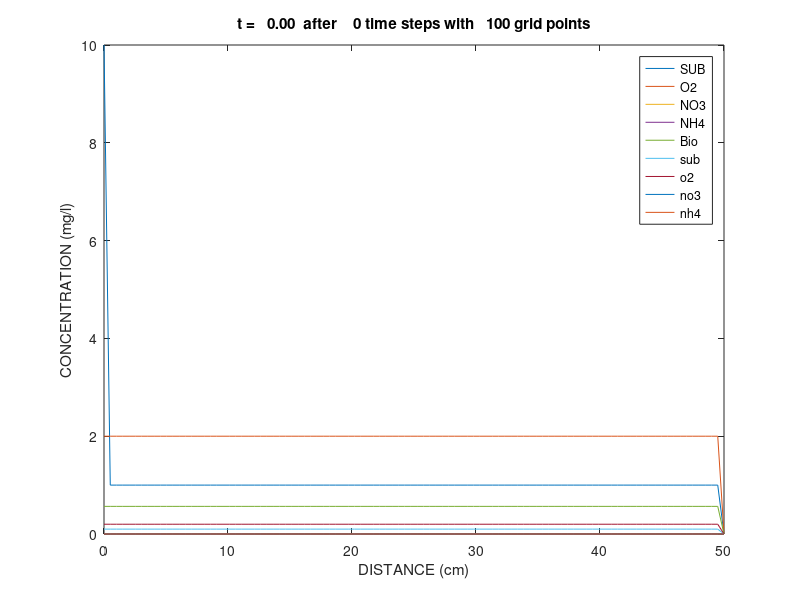

The MATLAB script that drew this image: (Note: this script raises an error after producing the figure.)
function Nitrogen_model2()
% parameters and model equations refer to
% Mark A. Widdowson et al., A Numerical Transport Model for Oxygen-
% and Nitrate-Based Respiration Linked to Substrate and Nutritent
% Availability in Porous Media. WRR 1988

v       = 10;        % unit: cm/day, average linear velocity
Diff    = 0.5*v;     % unit: cm2/day, longitudinal dispersivity (cm) * velocity (cm/day)
xl      = 0;         % unit: cm, left boundary
xr      = 50;        % unit: cm, right boundary
nx      = 100;       % number of nodes
tfinal  = 8;         % unit: day, total simulation time
dx      = (xr-xl)/nx;% unit: cm, space step
dt      = 0.08;      % unit: day, time step
x       = linspace(xl, xr, nx)';  % unit: cm, space grids
nsteps  = round(tfinal/dt);       % time steps
nplot   = 1;

tn      = 0;         % t(n)
ns      = 9;         % number of different component
u0      = zeros(nx, ns);
% initial values, unit: mg/cm3
% S = u0(:,1)   % substrate concentration in pore fluid
% O = u0(:,2)   % oxygen    concentration in pore fluid
% N = u0(:,3)   % nitrate   concentratoin in pore fluid
% A = u0(:,4)   % ammonia   concentration in pore fluid
% M = u0(:,5)   % biomass   concentration
% s = u0(:,6)   % substrate concentration within colony
% o = u0(:,7)   % oxygen    concentration within colony
% n = u0(:,8)   % nitrate   concentration within colony
% a = u0(:,9)   % ammonia   concentration within colony
u0(:,1) = 1.0e-3;
u0(:,2) = 2.0e-3;
u0(:,3) = 0.0;
u0(:,4) = 0.0;
u0(:,5) = 5.65e-4;
u0(:,6) = u0(:,1)/10;
u0(:,7) = u0(:,2)/10;
u0(:,8) = u0(:,3)/10;
u0(:,9) = u0(:,4)/10;
% left boundary values, unit: mg/cm3
u0(1,1) = 10.0e-3;
u0(1,2) = 2.0e-3;
% right boundary values
u0(nx,1) = 0.0;
u0(nx,2) = 0.0;
u0(nx,3) = 0.0;
u0(nx,4) = 0.0;
u0(nx,5) = 0.0;
u0(nx,6) = 0.0;
u0(nx,7) = 0.0;
u0(nx,8) = 0.0;
u0(nx,9) = 0.0;

u = u0;

% construct left hand matrix
alpha  = -v*dt/dx/4;
beta   = Diff*dt/dx^2/2;
A      = (alpha - beta) * ones(nx);
A(1)   = 0;
A(nx) = 0;
B      = (1 + 2*beta) * ones(nx);
B(1)   = 1;
B(nx) = 1;
C      = (-alpha - beta) * ones(nx);
C(1)   = 0;
C(nx) = 0;

I = (2:nx-1)';
% legend text for plot
specs  = {'SUB', 'O2', 'NO3', 'NH4', 'Bio', 'sub', 'o2', 'no3', 'nh4'};
% plot initial condition in the unit of mg/l
plot(x, u*1e3);
legend(specs(1:ns));
title(sprintf('t = %6.2f  after %4i time steps with %5i grid points',...
               tn,0,nx))
xlim([0 xr])
xlabel('DISTANCE (cm)')
ylabel('CONCENTRATION (mg/l)')
drawnow    

for n = 1 : nsteps
    tnp = tn + dt;
    
    % transport for S, O, N, A
    for i = 1 : 4
        D      = zeros(nx);
        D(I)   = (-alpha+beta)*u(I-1,i)+(1-2*beta)*u(I,i)+(alpha+beta)*u(I+1,i);
        D(1)   = u0(1,i);
        D(nx)  = 2*u(nx-1,i) - u(nx-2,i);
        u(:,i) = TDMAsolver(A, B, C, D);
    end
    
    % Newton iterative method for s, o, n, a ==> u(:,6:9)
    % u(:,1:4) are S, O, N, A
    for i = 1 : nx
        u(i,6:9) = newtonm(u(i,6:9)',u(i,1:4)',@fun,@jacobFD);
        % Runge Kutta method solving ODE equation (25) for biomass, u(:,5)
        u(i,5) = Runge_Kutta_mode(@mode, tnp, dt, u(i,5), u(i,6:9));
        % Runge Kutta method solving system of ODEs in eq (9) to (12) for
        % S, O, N, and A
        for item = 1 : 4
            u(i,item) = Runge_Kutta_odes(@odes, tnp, dt, u(i,item), u(i,item+5), u(i,5), item);
        end
    end

    
    if mod(n,nplot)==0 || n==nsteps
        flag = 1:ns;
        for i = 1 : ns
            if all(u(:,i) < 1e-3)
                flag(i) = 0;
            end
        end
        flag(flag==0) = [];
        plot(x, u(:,flag)*1e3)
        legend(specs(flag))
        title(sprintf('t = %6.2f  after %4i time steps with %5i grid points',...
                       tnp,n,nx))
        xlim([0 50])
        xlabel('DISTANCE (cm)')
        ylabel('CONCENTRATION (mg/l)')
        drawnow
    end    
    tn = tnp;    
end

end


%--------------------------------------------------------------------------

function y = Runge_Kutta_mode(f, t, h, y, u)
% Runge Kutta 4th order method for solving ODE
% input: f = function handle
%        h = time step

k1 = f(t, y, u);
k2 = f(t + h/2, y' + h/2 * k1, u);
k3 = f(t + h/2, y' + h/2 * k2, u);
k4 = f(t + h,   y' + h   * k3, u);
y = y + h/6*(k1'+2*k2'+2*k3'+k4');

end

%--------------------------------------------------------------------------
function dMdt = mode(~, M, u)
% equatio (25) in the paper
% all parameters should be the same to those in fun.m

muo     = 3.1;        % unit: day-1, maximum specific growth rate for the active heterotrophic population
mun     = 2.9;        % unit: day-1, maximum specific growth rate
ko      = 0.02;       % unit: day-1, microbial decay coefficient for aerobic respiration
kn      = 0.02;       % unit: day-1, microbial decay coefficient for nitrate respiration
Kso     = 0.04;       % unit: mg/cm3, substrate saturation constants under aerobic respiration
Ksn     = 0.04;       % unit: mg/cm3, substrate saturation constants under nitrate respiration
Ko      = 0.00077;    % unit: mg/cm3, oxygen saturation constants under aerobic respiration
Kn      = 0.0026;     % unit: mg/cm3, nitrate saturation constants under nitrate respiration
Kao     = 0.001;      % unit: mg/cm3, ammonia saturation constants under aerobic respiration
Kan     = 0.001;      % unit: mg/cm3, ammonia saturation constants under nitrate respiration
Kc      = 1;          % unit: mass/length3, inhibition coefficient

s = u(1);
o = u(2);
n = u(3);
a = u(4);

dMdt = M * ((muo*s*o*a/(Kso+s)/(Ko+o)/(Kao+a)-ko) + ...
    (mun*s*n*a/(Ksn+s)/(Kn+n)/(Kan+a)-kn)/(1+o/Kc));

end


%--------------------------------------------------------------------------

function y = Runge_Kutta_odes(f, t, h, y, u, M, item)
% Runge Kutta 4th order method for solving ODE
% input: f = function handle
%        h = time step

k1 = f(t, y, u, M, item);
k2 = f(t + h/2, y' + h/2 * k1, u, M, item);
k3 = f(t + h/2, y' + h/2 * k2, u, M, item);
k4 = f(t + h,   y' + h   * k3, u, M, item);
y = y + h/6*(k1'+2*k2'+2*k3'+k4');

end

%--------------------------------------------------------------------------
function dUdt = odes(~, U, u, M, item)
% ODE system in equations (9) to (12) in the paper
% inputs:
%         U is one of [S, O, N, A],   u(:,1:4)
%         u is one of [s, o, n, a],   u(:,6:9)
%         M is biomass concentration, u(:,5)
%         item is an integer to specify which one in u(:,1:4)

% all parameters should be the same to those in fun.m
Dsb     = 1.03;       % unit: cm2/day, coefficient of diffusion in the boundary layer
Dob     = 2.19;       % unit: cm2/day, coefficient of diffusion in the boundary layer
Dnb     = 1.50;       % unit: cm2/day, coefficient of diffusion in the boundary layer
Dab     = 1.86;       % unit: cm2/day, coefficient of diffusion in the boundary layer
mc      = 2.83e-8;    % unit: mg/colony, cell mass of an average colony
delta   = 50.0e-4;    % unit: um -> cm, boundary layer thickness
rc      = 10.0e-4;    % unit: um -> cm, disk of uniform radius attached to aquifer sediment
tau     = 1.0e-4;     % unit: um -> cm, disk thickness attached to aquifer sediment
beta    = pi*rc^2 + 2*pi*rc*tau;    % total area across which diffusion occurs

fs      = 1.10;       % substrate retardatoin factor (ratio of actual pore 
                      % water velocity to velocity of the species in solution)
fo      = 1.00;       % oxygen retardatoin factor
fn      = 1.00;       % nitrate retardatoin factor
fa      = 2.20;       % ammonia retardatoin factor
theta   = 1.0;        % porosity

switch item
    case 1
        D = Dsb;      % for substrate
        f = fs;
    case 2
        D = Dob;      % for Oxygen
        f = fo;
    case 3
        D = Dnb;      % for nitrate
        f = fn
    case 4
        D = Dab;      % for ammonia
        f = fa;
    otherwise
        error('number of item exceeds the maximum 4')
end

dUdt = -D*M/theta*(U-u)/delta*beta/mc/f;

end